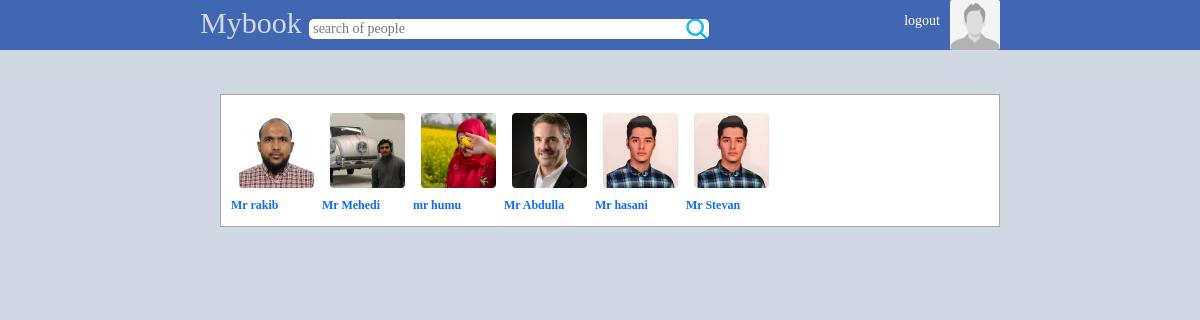
/search.php?find=Mr (signed in), run on the app's committed database.
### tables this page shows
CREATE TABLE `users` (
  `id` bigint(19) NOT NULL,
  `userid` bigint(19) NOT NULL,
  `first_name` varchar(50) NOT NULL,
  `last_name` varchar(50) NOT NULL,
  `gender` varchar(6) NOT NULL,
  `email` varchar(100) NOT NULL,
  `password` varchar(100) NOT NULL,
  `url_address` varchar(100) NOT NULL,
  `date` timestamp NOT NULL DEFAULT current_timestamp() ON UPDATE current_timestamp(),
  `profile_image` varchar(1000) NOT NULL,
  `cover_image` varchar(1000) NOT NULL,
  `likes` int(11) NOT NULL,
  `about` varchar(1000) NOT NULL,
  `is_admin` tinyint(1) NOT NULL DEFAULT 0,
  `user_status` tinyint(4) NOT NULL COMMENT '1=active, 0 = inactive, 2= supended'
);

### classes/connect.class.php (called while the page is built, shortened)
<?php
Class Database
{
  private $host ="localhost";
  private $username='root';
  private $password='';
  private $db='mybook_db';
  function connect(){
      $connection= mysqli_connect($this->host,$this->username,$this->password,$this->db);
      return $connection;
  }
  function read($sql){
      $conn= $this->connect();
      $restult= mysqli_query($conn,$sql);
      if (!$restult){
          return false;
      }else{
          $data = false;
          while($row=mysqli_fetch_assoc($restult)){
            $data[]=$row;
          }
        return $data;
      }
  }
}
?>

### classes/user.class.php (called while the page is built, shortened)
<?php
class User{
    public function get_user($id){
        $sql= "select * from users where userid = '$id' limit 1";
        $DB = new Database();
        $result= $DB->read($sql);
        if ($result){
            return $result[0];
        }else{
            return false;
        }
    }
}
?>

### classes/image.class.php (called while the page is built, shortened)
<?php
class Image {
public function get_thumb_profile($filename){
    $thumbnail= $filename."_profile_thumb.jpg";
    if(file_exists($thumbnail))
    {
        return $thumbnail;
    }
}
}
?>

### classes/login.class.php (called while the page is built, shortened)
<?php
class Login{
 public function check_login($id){
    if(is_numeric($id)){
        $sql="select * from users where userid ='$id' limit 1";
        $DB=new Database();
        $result = $DB->read($sql);
        if ($result){
            $user_data=$result[0];
            return $user_data;
        }else{
            header("Location:login.php");
            die();
        }
    }else{
        header("Location:login.php");
        die();
    }
}
}
?>

### user.php (the view, shortened to what this page needs)
<div id = "friends" style="display:inline-block;" >
    <?php
        $image_class=new Image();
        if (file_exists($FRIEND_ROW['profile_image'])){
            $image= $image_class->get_thumb_profile($FRIEND_ROW['profile_image']);
        }
    ?>
    <a href="profile.php?id=<?php echo $FRIEND_ROW['userid'] ; ?>" style="text-decoration:none;">
        <img id="friends_img" src="<?php echo $image ?>">
        <br>
        <?php  echo  $FRIEND_ROW['first_name']." ".$FRIEND_ROW['last_name'];?>
    </a>
</div>

### search.php (shortened to what this page needs)
<?php
include ("head.php");
include("header.php");
$login= new Login();
$user_data=$login->check_login($_SESSION['mybook_userid']);
if (isset($_GET['find'])){
    $find = addslashes($_GET['find']);
    $sql= "select *from users where first_name like '%$find%' || last_name like '%$find%' limit 20";
    $DB= new Database();
    $results= $DB->read($sql);
}
?>
<br>
<div style = "width: 800px; margin:auto;min-height:400px">
  <div style="display :flex;">
    <div class="post">
      <div class="post-area">
        <?php
            $User=new User();
            if(is_array($results)){
              foreach($results as $key => $row){
                  $FRIEND_ROW = $User->get_user($row['userid']);
                  include("user.php");
              }
            }else{
              echo "no result were found";
            }
        ?>
        <br style= "clear:both;">
      </div>
    </div>
  </div>
</div>

### res/myCss.css (style rules this page uses)
body { font-family:tahoma; background-color:#d0d8e4; }
.post { min-height:400px; flex:2.5; padding : 20px ; padding-right:0px; }
.post-area { border:solid thin #aaa; padding:10px; background-color:white; }
#friends_img { width:75px; float:left; margin: 8px; border-radius:4px; }
#friends { clear:both; font-size:12px; font-weight:bold; color :#405d9b; }
.post { width:100%; }

### data on the page
users: profile_image (picture), first_name "Mr", last_name "rakib"
users: profile_image (picture), first_name "Mr", last_name "Mehedi"
users: profile_image (picture), first_name "mr", last_name "humu"
users: profile_image (picture), first_name "Mr", last_name "Abdulla"
users: profile_image (picture), first_name "Mr", last_name "hasani"
users: users.profile_image (picture), first_name "Mr", last_name "Stevan"
